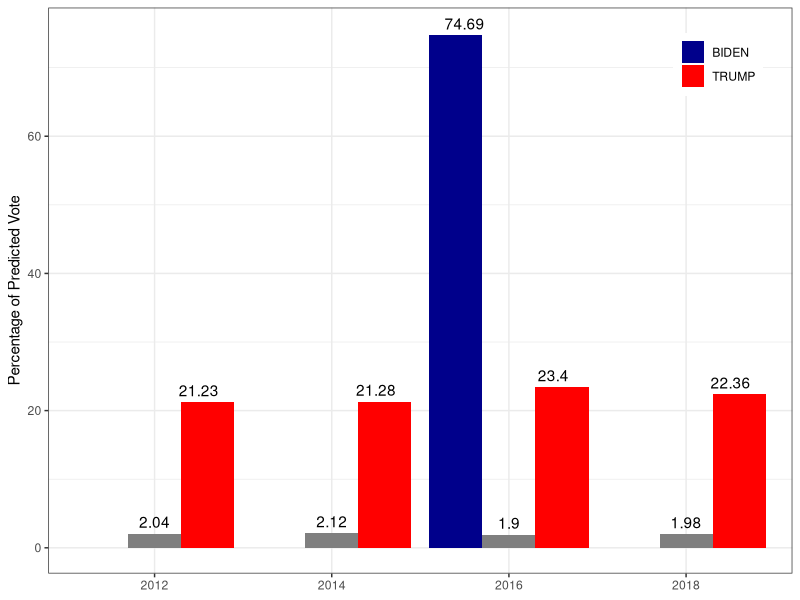
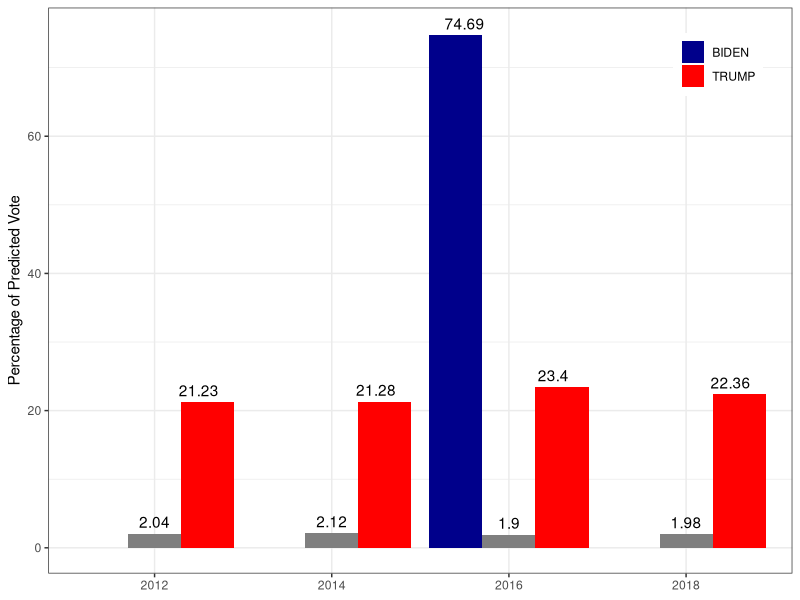

Reproduce these figures in R, in order.
library(tidyverse)
library(scales)

setwd("~/Projects/2020-Texas-Election-Model/")

dat <- read_csv("data/processed_election_results.csv")


head(dat)

pdat <- dat %>% 
  group_by(county, pred_year, N) %>% 
  summarise(mean_pred_v = mean(pred_v),
            sd_pred_v = sd(pred_v)) %>% 
  ungroup() %>% 
  group_by(pred_year, N) %>% 
  summarise(total_v = sum(mean_pred_v)) %>% 
  group_by(pred_year) %>% 
  mutate(perc = (total_v / sum(total_v)) * 100)



ggplot(pdat, aes(x=factor(pred_year),  y=perc, fill=factor(N))) + 
  geom_bar(stat='identity', position = "dodge") +
  geom_text(aes(label=round(perc, 2)), position=position_dodge(width=0.75), vjust=-0.5) +
  theme_bw() +
  labs(x=NULL, y="Percentage of Predicted Vote", fill=NULL) +
  scale_fill_manual("legend", values = c("BIDEN" = "darkblue", "TRUMP" = "red")) +
  theme(legend.title = element_blank(),
        legend.position = c(0.9, 0.9)) +
  ylim(0, 75) +
  NULL

ggsave("figures/predictions.png", width=6, height=4)  

  
  
